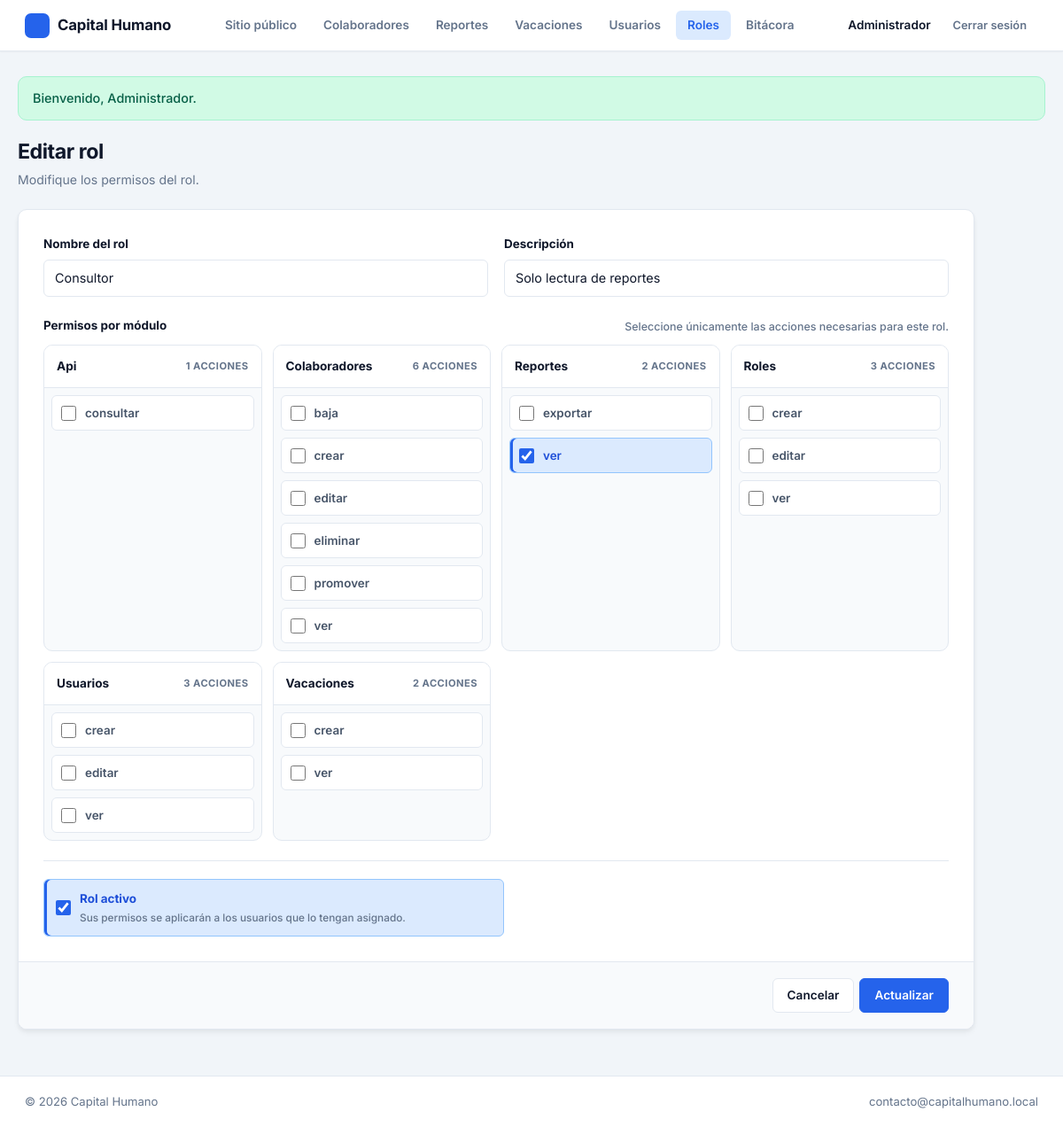
The page /publico/index.php?route=roles.edit&id=3 (signed in) on the database as committed earlier.
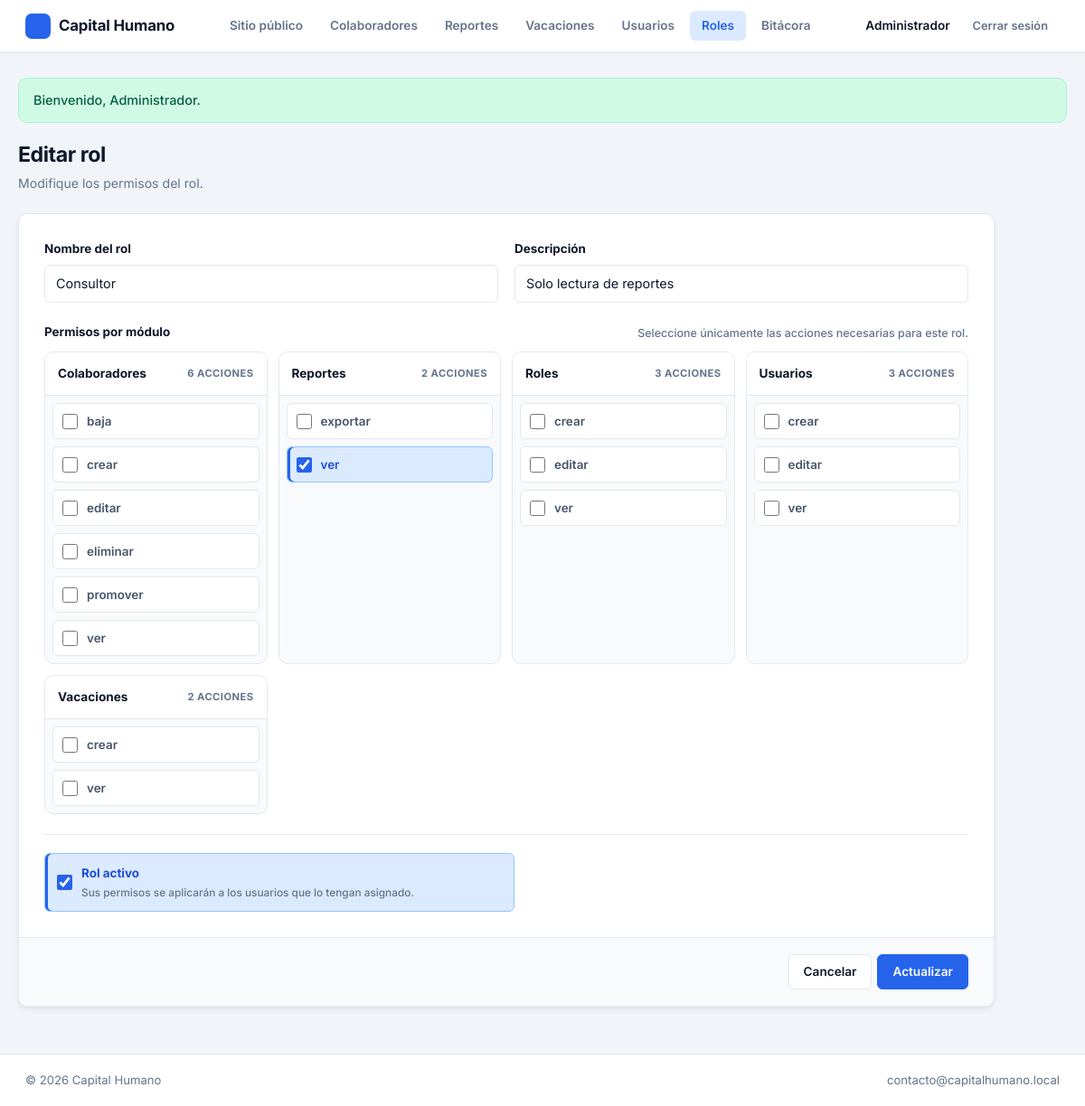
The same page on the database as committed later.
### tables this page shows
CREATE TABLE roles (
    id INT AUTO_INCREMENT PRIMARY KEY,
    nombre VARCHAR(50) NOT NULL,
    descripcion VARCHAR(255) NULL,
    activo TINYINT(1) NOT NULL DEFAULT 1,
    UNIQUE KEY uq_roles_nombre (nombre)
);

CREATE TABLE permisos (
    id INT AUTO_INCREMENT PRIMARY KEY,
    modulo VARCHAR(50) NOT NULL,
    accion VARCHAR(50) NOT NULL,
    descripcion VARCHAR(255) NULL,
    UNIQUE KEY uq_permisos_modulo_accion (modulo, accion)
);

### bootstrap.php (called while the page is built, shortened)
<?php
function e(mixed $value): string
{
    return Sanitizer::escape($value);
}
function url(string $route, array $params = []): string
{
    $params = array_merge(['route' => $route], $params);
    return 'index.php?' . http_build_query($params);
}
function render_view(string $view, array $data = []): void
{
    extract($data, EXTR_SKIP);
    $viewFile = ROOT_PATH . DIRECTORY_SEPARATOR . 'app' . DIRECTORY_SEPARATOR . 'vistas' . DIRECTORY_SEPARATOR . str_replace('/', DIRECTORY_SEPARATOR, $view) . '.php';
    require ROOT_PATH . DIRECTORY_SEPARATOR . 'app' . DIRECTORY_SEPARATOR . 'vistas' . DIRECTORY_SEPARATOR . 'layouts' . DIRECTORY_SEPARATOR . 'header.php';
    require $viewFile;
    require ROOT_PATH . DIRECTORY_SEPARATOR . 'app' . DIRECTORY_SEPARATOR . 'vistas' . DIRECTORY_SEPARATOR . 'layouts' . DIRECTORY_SEPARATOR . 'footer.php';
}
function flash(string $key, ?string $message = null): ?string
{
    $value = $_SESSION['flash'][$key] ?? null;
    return $value;
}

### app/controladores/RolController.php (called while the page is built, shortened)
<?php
final class RolController
{
    private Rol $roles;
    public function __construct()
    {
        $this->roles = new Rol();
    }
    public function edit(): void
    {
        $id = Sanitizer::int($_GET['id'] ?? 0);
        $rol = $this->roles->find($id);
        render_view('roles/edit', [
            'title' => 'Editar rol',
            'rol' => $rol,
            'modulos' => $this->roles->permissionsByModule(),
            'old' => FormState::old(),
            'errors' => FormState::errors(),
        ]);
    }
}

### publico/index.php (called while the page is built, shortened)
<?php
require dirname(__DIR__) . DIRECTORY_SEPARATOR . 'bootstrap.php';
$routes = require ROOT_PATH . DIRECTORY_SEPARATOR . 'rutas' . DIRECTORY_SEPARATOR . 'web.php';
$route = $_GET['route'] ?? 'public.home';
[$class, $method] = $routes[$route];
try {
    (new $class())->$method();
} catch (Throwable $exception) {
    $status = http_response_code();
    if ($status < 400) {
        $status = 500;
        http_response_code($status);
    }
    if ($status >= 500) {
        (new \App\Servicios\WebErrorHandler())->handle($exception);
    }
    render_view('errors/generic', [
        'title' => $status === 403 ? 'Acceso denegado' : 'Error de aplicación',
        'status' => $status,
        'heading' => $status === 403 ? 'No tiene permiso para esta acción' : 'Ocurrió un error inesperado',
    ]);
}

### app/utilidades/Sanitizer.php (called while the page is built, shortened)
<?php
final class Sanitizer
{
    public static function int(mixed $value): int
    {
        return (int) filter_var($value, FILTER_SANITIZE_NUMBER_INT);
    }
    public static function escape(mixed $value): string
    {
        return htmlspecialchars((string) $value, ENT_QUOTES, 'UTF-8');
    }
}

### app/servicios/AuthService.php (called while the page is built, shortened)
<?php
final class AuthService
{
    public static function check(): bool
    {
        return !empty($_SESSION['usuario_id']);
    }
    public static function user(): ?array
    {
        return [
            'id' => $_SESSION['usuario_id'],
            'usuario' => $_SESSION['usuario'],
            'nombre' => $_SESSION['usuario_nombre'],
        ];
    }
    public static function can(string $modulo, string $accion): bool
    {
        $permisos = $_SESSION['permisos'] ?? [];
        $permisoId = self::permissionId($modulo, $accion);
        return $permisoId !== null && in_array($permisoId, $permisos, true);
    }
    private static function permissionId(string $modulo, string $accion): ?int
    {
        $db = \Config\Database::getConnection();
        $statement = $db->prepare('SELECT id FROM permisos WHERE modulo = :modulo AND accion = :accion');
        $statement->execute(['modulo' => $modulo, 'accion' => $accion]);
        $id = $statement->fetchColumn();
        return $id === false ? null : (int) $id;
    }
}

### config/Database.php (called while the page is built, shortened)
<?php
final class Database
{
    private static ?PDO $connection = null;
    public static function getConnection(): PDO
    {
        if (self::$connection instanceof PDO) {
            return self::$connection;
        }
        $host = (string) ($_ENV['DB_HOST'] ?? '127.0.0.1');
        $port = (string) ($_ENV['DB_PORT'] ?? '3306');
        $database = (string) ($_ENV['DB_DATABASE'] ?? 'CapitalHumano');
        $username = (string) ($_ENV['DB_USERNAME'] ?? 'root');
        $password = (string) ($_ENV['DB_PASSWORD'] ?? '');
        $dsn = "mysql:host={$host};port={$port};dbname={$database};charset=utf8mb4";
        try {
            self::$connection = new PDO($dsn, $username, $password, [
                PDO::ATTR_ERRMODE => PDO::ERRMODE_EXCEPTION,
                PDO::ATTR_DEFAULT_FETCH_MODE => PDO::FETCH_ASSOC,
                PDO::ATTR_EMULATE_PREPARES => false,
            ]);
        } catch (PDOException $exception) {
            throw new RuntimeException('No fue posible conectar con la base de datos. Revise la configuracion.', 0, $exception);
        }
        return self::$connection;
    }
}

### app/modelos/Rol.php (called while the page is built, shortened)
<?php
final class Rol
{
    private PDO $db;
    public function __construct(?PDO $db = null)
    {
        $this->db = $db ?? Database::getConnection();
    }
    public function find(int $id): ?array
    {
        $statement = $this->db->prepare('SELECT * FROM roles WHERE id = :id');
        $statement->execute(['id' => $id]);
        $row = $statement->fetch();
        $row['permisos_ids'] = $this->permissionIds($id);
        return $row;
    }
    private function permissionIds(int $rolId): array
    {
        $statement = $this->db->prepare('SELECT permiso_id FROM rol_permiso WHERE rol_id = :id');
        $statement->execute(['id' => $rolId]);
        return array_map('intval', $statement->fetchAll(PDO::FETCH_COLUMN));
    }
    public function permissions(): array
    {
        return $this->db->query('SELECT * FROM permisos ORDER BY modulo, accion')->fetchAll();
    }
    public function permissionsByModule(): array
    {
        $rows = $this->permissions();
        $grouped = [];
        foreach ($rows as $row) {
            $grouped[$row['modulo']][] = $row;
        }
        return $grouped;
    }
}

### app/utilidades/FormState.php (called while the page is built, shortened)
<?php
final class FormState
{
    public static function old(): array
    {
        $old = $_SESSION['form_old'] ?? [];
        return is_array($old) ? $old : [];
    }
}

### app/vistas/roles/_form.php (the view)
<div class="row-two">
    <div class="field">
        <label for="nombre">Nombre del rol</label>
        <input type="text" id="nombre" name="nombre" value="<?= e($old['nombre'] ?? $rol['nombre'] ?? '') ?>" required>
    </div>
    <div class="field">
        <label for="descripcion">Descripción</label>
        <input type="text" id="descripcion" name="descripcion" value="<?= e($old['descripcion'] ?? $rol['descripcion'] ?? '') ?>">
    </div>
</div>
<div class="field">
    <div class="field-heading">
        <label>Permisos por módulo</label>
        <small>Seleccione únicamente las acciones necesarias para este rol.</small>
    </div>
    <div class="permissions-grid">
    <?php foreach ($modulos as $modulo => $permisos): ?>
        <div class="permission-module">
            <header>
                <strong><?= e(ucfirst($modulo)) ?></strong>
                <span><?= e(count($permisos)) ?> acciones</span>
            </header>
            <?php foreach ($permisos as $permiso): ?>
                <?php
                    $checked = '';
                    $selected = $old['permisos'] ?? $rol['permisos_ids'] ?? [];
                    if (in_array((int) $permiso['id'], array_map('intval', (array) $selected), true)) {
                        $checked = 'checked';
                    }
                ?>
                <label class="checkbox">
                    <input type="checkbox" name="permisos[]" value="<?= e($permiso['id']) ?>" <?= $checked ?>>
                    <?= e($permiso['accion']) ?>
                </label>
            <?php endforeach; ?>
        </div>
    <?php endforeach; ?>
    </div>
</div>
<div class="field inline">
    <label class="checkbox">
        <input type="checkbox" name="activo" value="1" <?= (int) ($old['activo'] ?? $rol['activo'] ?? 1) === 1 ? 'checked' : '' ?>>
        <span><strong>Rol activo</strong><small>Sus permisos se aplicarán a los usuarios que lo tengan asignado.</small></span>
    </label>
</div>

### app/vistas/layouts/header.php (shortened to what this page needs)
<!doctype html>
<html lang="es">
<head>
    <link rel="stylesheet" href="assets/css/styles.css">
</head>
<body>
<header class="topbar">
    <a class="brand" href="<?= e(url('public.home')) ?>">Capital Humano</a>
    <nav class="nav">
        <?php if (!\App\Servicios\AuthService::check()): ?>
            <a href="<?= e(url('public.home')) ?>" class="<?= ($_GET['route'] ?? 'public.home') === 'public.home' ? 'active' : '' ?>">Conoce el sistema</a>
            <a href="<?= e(url('public.home')) ?>#beneficios">Beneficios</a>
            <a href="<?= e(url('public.home')) ?>#seguridad">Seguridad</a>
        <?php else: ?>
            <a href="<?= e(url('public.home')) ?>">Sitio público</a>
        <?php endif; ?>
        <?php if (\App\Servicios\AuthService::can('colaboradores', 'ver')): ?>
            <a href="<?= e(url('colaboradores.index')) ?>" class="<?= (($_GET['route'] ?? '') === 'home' || str_starts_with($_GET['route'] ?? '', 'colaboradores')) ? 'active' : '' ?>">Colaboradores</a>
        <?php endif; ?>
        <?php if (\App\Servicios\AuthService::can('reportes', 'ver')): ?>
            <a href="<?= e(url('reportes.index')) ?>" class="<?= str_starts_with($_GET['route'] ?? '', 'reportes') ? 'active' : '' ?>">Reportes</a>
        <?php endif; ?>
        <?php if (\App\Servicios\AuthService::can('vacaciones', 'ver')): ?>
            <a href="<?= e(url('vacaciones.index')) ?>" class="<?= str_starts_with($_GET['route'] ?? '', 'vacaciones') ? 'active' : '' ?>">Vacaciones</a>
        <?php endif; ?>
        <?php if (\App\Servicios\AuthService::can('usuarios', 'ver')): ?>
            <a href="<?= e(url('usuarios.index')) ?>" class="<?= str_starts_with($_GET['route'] ?? '', 'usuarios') ? 'active' : '' ?>">Usuarios</a>
        <?php endif; ?>
        <?php if (\App\Servicios\AuthService::can('roles', 'ver')): ?>
            <a href="<?= e(url('roles.index')) ?>" class="<?= str_starts_with($_GET['route'] ?? '', 'roles') ? 'active' : '' ?>">Roles</a>
        <?php endif; ?>
        <?php if (\App\Servicios\AuthService::can('usuarios', 'ver')): ?>
            <a href="<?= e(url('bitacora')) ?>" class="<?= ($_GET['route'] ?? '') === 'bitacora' ? 'active' : '' ?>">Bitácora</a>
        <?php endif; ?>
    </nav>
    <div class="user-menu">
        <?php if (\App\Servicios\AuthService::check()): ?>
            <span class="user-name"><?= e((\App\Servicios\AuthService::user()['nombre'] ?? '')) ?></span>
            <form method="post" action="<?= e(url('logout')) ?>" class="inline">
                <button type="submit" class="btn small ghost">Cerrar sesión</button>
            </form>
        <?php else: ?>
            <a href="<?= e(url('login')) ?>" class="btn small primary">Iniciar sesión</a>
        <?php endif; ?>
    </div>
</header>
<main class="page">
    <?php if ($message = flash('success')): ?>
        <div class="alert alert-success"><?= e($message) ?></div>
    <?php endif; ?>

### app/vistas/roles/edit.php (shortened to what this page needs)
<section class="section-head">
    <h1>Editar rol</h1>
    <p>Modifique los permisos del rol.</p>
</section>
<form method="post" action="<?= e(url('roles.update', ['id' => $rol['id']])) ?>" class="form-card">
    <?php require __DIR__ . '/_form.php'; ?>
    <div class="actions">
        <a href="<?= e(url('roles.index')) ?>" class="btn">Cancelar</a>
        <button type="submit" class="btn primary">Actualizar</button>
    </div>
</form>

### app/vistas/layouts/footer.php (shortened to what this page needs)
</main>
<footer class="footer">
    <span>&copy; <?= date('Y') ?> Capital Humano</span>
    <span>contacto@capitalhumano.local</span>
</footer>
</body>
</html>

Rows that differ between the two databases and show on the page:
removed permisos: accion "consultar", shown under "Api"
Other text that changed with them:
list line gone: "Api 1 ACCIONES"
